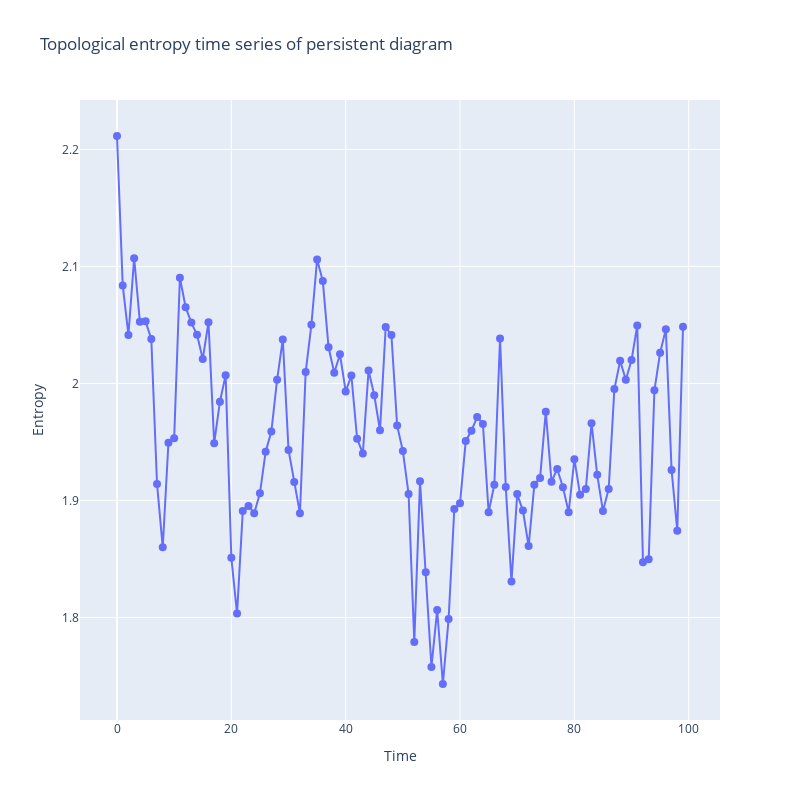

Write notebook code for a chart like this one.
### Markdown cell above
Now we can calculate the topological entropy of dimension 0 for each point cloud, for this we first calculate the persistence diagram, limit the bars that go to infinity and calculate the entropy. Finally we can plot the time series of the topology of how robots are located in each time and how they are moving.

Keep in mind that the first instant will have a very large entropy, or one of the largest, since by default Navground gives them very dispersed at the beginning of the experiment.

### Code cell
from gudhi.representations import DiagramSelector
entropias=[]
import gudhi as gd
for i in range(instantes):
    nube_puntos=ps[i,:,:2]
    persistence = calculaDiagramaPersistencia(nube_puntos,0)
    persistenciaL=limitaDiagrama(persistence,maxd)
    entropias.append(calculaEntropia(persistenciaL))
    
dibujaEntropyTimeSerie(entropias)
dibujaEntropyTimeSerieInteractive(entropias)

### Figure 1 — Plotly figure (JSON) as saved in the notebook; plotly's stock layout.template omitted (floating-point values rounded to 4 significant figures)
{"data": [{"marker": {"size": 8}, "mode": "lines+markers", "type": "scatter", "x": [0, 1, 2, 3, 4, 5, 6, 7, 8, 9, 10, 11, 12, 13, 14, 15, 16, 17, 18, 19, 20, 21, 22, 23, 24, 25, 26, 27, 28, 29, 30, 31, 32, 33, 34, 35, 36, 37, 38, 39, 40, 41, 42, 43, 44, 45, 46, 47, 48, 49, 50, 51, 52, 53, 54, 55, 56, 57, 58, 59, 60, 61, 62, 63, 64, 65, 66, 67, 68, 69, 70, 71, 72, 73, 74, 75, 76, 77, 78, 79, 80, 81, 82, 83, 84, 85, 86, 87, 88, 89, 90, 91, 92, 93, 94, 95, 96, 97, 98, 99], "y": [2.212, 2.084, 2.041, 2.107, 2.053, 2.053, 2.038, 1.914, 1.86, 1.949, 1.953, 2.09, 2.065, 2.052, 2.042, 2.021, 2.052, 1.949, 1.984, 2.007, 1.851, 1.803, 1.891, 1.895, 1.889, 1.906, 1.942, 1.959, 2.003, 2.038, 1.943, 1.916, 1.889, 2.01, 2.05, 2.106, 2.087, 2.031, 2.009, 2.025, 1.993, 2.007, 1.953, 1.94, 2.011, 1.99, 1.96, 2.048, 2.041, 1.964, 1.942, 1.906, 1.779, 1.916, 1.839, 1.758, 1.806, 1.743, 1.799, 1.893, 1.898, 1.951, 1.96, 1.971, 1.965, 1.89, 1.913, 2.038, 1.911, 1.831, 1.905, 1.891, 1.861, 1.913, 1.919, 1.976, 1.916, 1.927, 1.911, 1.89, 1.935, 1.905, 1.91, 1.966, 1.922, 1.891, 1.91, 1.995, 2.019, 2.003, 2.02, 2.05, 1.847, 1.85, 1.994, 2.026, 2.046, 1.926, 1.874, 2.049]}], "layout": {"autosize": false, "height": 800, "title": {"text": "Topological entropy time series of persistent diagram"}, "width": 800, "xaxis": {"title": {"text": "Time"}}, "yaxis": {"title": {"text": "Entropy"}}}}
